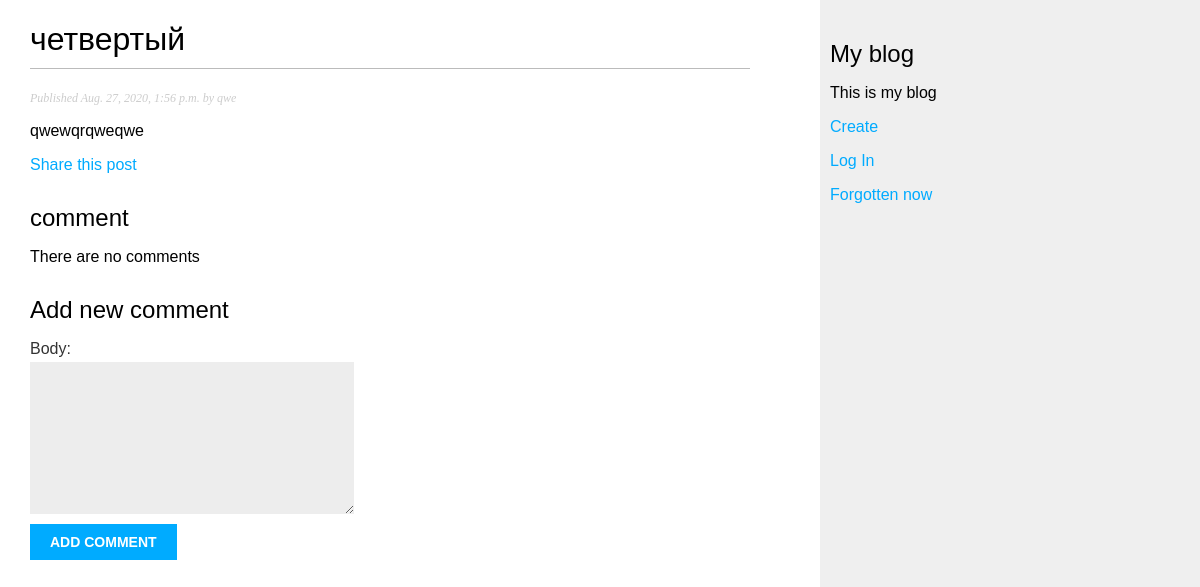
Before: /blog/2020/8/27/its-my-first-message/ with the older database file.
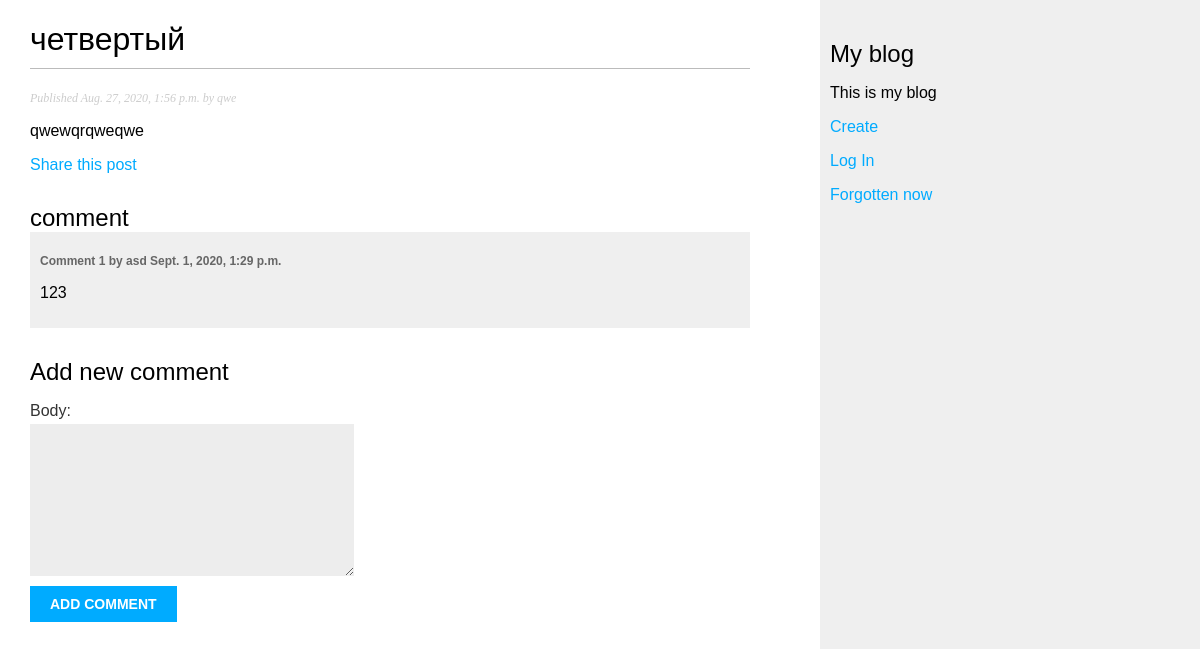
After: the same page with the newer database file.
### blog/models.py (models this page shows, shortened)
class Post(models.Model):
    STATUS_CHOICES = (
        ('draft', 'Draft'),
        ('published', 'Published')
    )
    title = models.CharField(max_length=250)
    slug = models.SlugField(max_length=250, unique_for_date='publish')
    author = models.ForeignKey(User, on_delete=models.CASCADE, related_name='blog_posts')
    body = models.TextField()
    publish = models.DateTimeField(default=timezone.now)
    created = models.DateTimeField(auto_now_add=True)
    updated = models.DateTimeField(auto_now=True)
    status = models.CharField(max_length=10, choices=STATUS_CHOICES, default='draft')
    object = models.Manager()
    published = PublishfManager()
    class Meta:
        ordering = ('-publish',)

class Comment(models.Model):
    post = models.ForeignKey(Post,
                             on_delete=models.CASCADE,
                             related_name='comments')
    author = models.ForeignKey(User,
                               on_delete=models.CASCADE,
                               related_name='comments')
    body = models.TextField()
    created = models.DateTimeField(auto_now_add=True)
    updated = models.DateTimeField(auto_now=True)
    active = models.BooleanField(default=True)
    class Meta:
        ordering = ('created', )

### blog/views.py (the view)
# urls.py: path('<int:year>/<int:month>/<int:day>/<slug:post>/', views.post_detail, name='post_detail'),
def post_detail(request, year, month, day, post):
    post = get_object_or_404(Post, slug=post,
                             status='published',
                             publish__year=year,
                             publish__month=month,
                             publish__day=day)
    comments = post.comments.filter(active=True)
    new_comment = None
    if request.method == 'POST':
        comment_form = CommentForm(data=request.POST)
        if comment_form.is_valid():
            new_comment = comment_form.save(commit=False)
            new_comment.post = post
            new_comment.author = request.user
            new_comment.save()
    else:
        comment_form = CommentForm()
    return render(request, 'blog/post/detail.html', {'post': post,
                                                     'comments': comments,
                                                     'comment_form': comment_form,
                                                     'new_comment': new_comment})

### blog/forms.py
class CommentForm(forms.ModelForm):
    class Meta:
        model = Comment
        fields = ('body',)

### blog/templates/blog/post/detail.html (shortened to what this page needs)
{% extends 'blog/base.html' %}
{% block content %}
<h1>{{ post.title }}</h1>
<p class="date">Published {{ post.publish }} by {{ post.author }}</p>
    {{ post.body|linebreaks }}
    <p>
        <a href="{% url 'blog:post_share' post.id %}">Share this post</a>
    </p>
    {% with comment.count as total_comments %}
        <h2>{{ total_comments }} comment {{total_comments|pluralize }}</h2>
    {% endwith %}
    {% for comment in comments %}
        <div class="comment">
            <p class="info">
                Comment {{ forloop.counter }} by {{ comment.author }}
                {{ comment.created }}
            </p>
            {{ comment.body|linebreaks }}
        </div>
    {% empty %}
        <p>
            There are no comments
        </p>
    {% endfor %}
    {% if new_comment %}
        <h2>
            Your comment has been added
        </h2>
    {% else %}
        <h2>
            Add new comment
        </h2>
        <form action="" method="post">
            {{ comment_form.as_p }}
            <p>
                <input type="submit" value="Add comment">
            </p>
        </form>
    {% endif %}
{% endblock %}

### blog/templates/blog/base.html (shortened to what this page needs)
{% load static %}
<html lang="en">
<head>
    <link rel="stylesheet" href="{% static 'css/blog.css' %}">
</head>
<div id='content'>
    {% block content %}
    {% endblock %}
</div>
<div id='sidebar'>
    <h2>My blog</h2>
    <p>This is my blog</p>
    <p>
    <a href="{% url 'blog:create_post' %}">Create</a>
    </p>
    {% if user.is_authenticated %}
        <a href="{% url 'logout' %}">Log Out</a>
        <div><a href="{% url 'password_change' %}">Change password</a>
    {% else %}
        <a href="{% url 'login' %}">Log In</a><p>
        <a href="{% url 'password_reset' %}">Forgotten now</a>
</p>
    {% endif %}
        </div>
<body>
</body>
</html>

### blog/static/css/blog.css (style rules this page uses)
body { margin:0; padding:0; font-family:helvetica, sans-serif; }
a { color:#00abff; text-decoration:none; }
h1 { font-weight:normal; border-bottom:1px solid #bbb; padding:0 0 10px 0; }
h2 { font-weight:normal; margin:30px 0 0; }
#content { float:left; width:60%; padding:0 0 0 30px; }
#sidebar { float:right; width:30%; padding:10px; background:#efefef; height:100%; }
p.date { color:#ccc; font-family: georgia, serif; font-size: 12px; font-style: italic; }
label { float:left; clear:both; color:#333; margin-bottom:4px; }
input, textarea { clear:both; float:left; margin:0 0 10px; background:#ededed; border:0; padding:6px 10px; font-size:12px; }
input[type=submit] { font-weight:bold; background:#00abff; color:#fff; padding:10px 20px; font-size:14px; text-transform:uppercase; }
.comment { padding:10px; }
.comment:nth-child(even) { background:#efefef; }
.comment .info { font-weight:bold; font-size:12px; color:#666; }

Changed rows visible on the page:
added Comment: author "asd", created "Sept. 1, 2020, 1:29 p.m.", body "123"
Other visible differences:
text no longer shown: "There are no comments"
